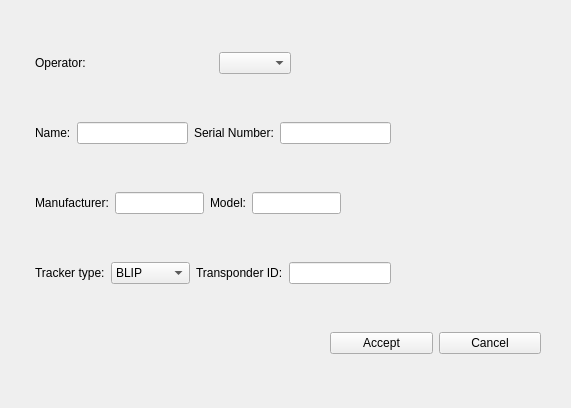
<?xml version="1.0" encoding="UTF-8"?>
<ui version="4.0">
 <class>form_drone</class>
 <widget class="QWidget" name="form_drone">
  <property name="geometry">
   <rect>
    <x>0</x>
    <y>0</y>
    <width>571</width>
    <height>408</height>
   </rect>
  </property>
  <property name="windowTitle">
   <string>Form</string>
  </property>
  <layout class="QVBoxLayout" name="verticalLayout">
   <property name="leftMargin">
    <number>30</number>
   </property>
   <property name="topMargin">
    <number>10</number>
   </property>
   <property name="rightMargin">
    <number>30</number>
   </property>
   <item>
    <layout class="QHBoxLayout" name="hlayout_operator" stretch="5,0">
     <property name="spacing">
      <number>3</number>
     </property>
     <property name="leftMargin">
      <number>5</number>
     </property>
     <property name="rightMargin">
      <number>250</number>
     </property>
     <item>
      <widget class="QLabel" name="lbl_operator">
       <property name="text">
        <string>Operator:</string>
       </property>
      </widget>
     </item>
     <item>
      <widget class="QComboBox" name="cb_operator"/>
     </item>
    </layout>
   </item>
   <item>
    <layout class="QHBoxLayout" name="hlayout_name">
     <property name="leftMargin">
      <number>5</number>
     </property>
     <property name="rightMargin">
      <number>150</number>
     </property>
     <item>
      <widget class="QLabel" name="lbl_name">
       <property name="text">
        <string>Name:</string>
       </property>
      </widget>
     </item>
     <item>
      <widget class="QLineEdit" name="le_name"/>
     </item>
     <item>
      <widget class="QLabel" name="lbl_sn">
       <property name="text">
        <string>Serial Number:</string>
       </property>
       <property name="wordWrap">
        <bool>false</bool>
       </property>
      </widget>
     </item>
     <item>
      <widget class="QLineEdit" name="le_sn"/>
     </item>
    </layout>
   </item>
   <item>
    <layout class="QHBoxLayout" name="hlayout_manufacturer">
     <property name="leftMargin">
      <number>5</number>
     </property>
     <property name="rightMargin">
      <number>200</number>
     </property>
     <item>
      <widget class="QLabel" name="lbl_manufacturer">
       <property name="text">
        <string>Manufacturer:</string>
       </property>
      </widget>
     </item>
     <item>
      <widget class="QLineEdit" name="le_manufacturer"/>
     </item>
     <item>
      <widget class="QLabel" name="lbl_model">
       <property name="text">
        <string>Model:</string>
       </property>
      </widget>
     </item>
     <item>
      <widget class="QLineEdit" name="le_model"/>
     </item>
    </layout>
   </item>
   <item>
    <layout class="QHBoxLayout" name="hlayout_tracker">
     <property name="leftMargin">
      <number>5</number>
     </property>
     <property name="rightMargin">
      <number>150</number>
     </property>
     <item>
      <widget class="QLabel" name="lbl_tracker_type">
       <property name="text">
        <string>Tracker type:</string>
       </property>
      </widget>
     </item>
     <item>
      <widget class="QComboBox" name="cb_tracker_type">
       <item>
        <property name="text">
         <string>BLIP</string>
        </property>
       </item>
       <item>
        <property name="text">
         <string>GCS-API</string>
        </property>
       </item>
      </widget>
     </item>
     <item>
      <widget class="QLabel" name="lbl_transponder_id">
       <property name="text">
        <string>Transponder ID:</string>
       </property>
      </widget>
     </item>
     <item>
      <widget class="QLineEdit" name="le_transponder_id"/>
     </item>
    </layout>
   </item>
   <item>
    <layout class="QHBoxLayout" name="hlayout_btn_drone">
     <property name="leftMargin">
      <number>300</number>
     </property>
     <item>
      <widget class="QPushButton" name="btn_accept">
       <property name="text">
        <string>Accept</string>
       </property>
      </widget>
     </item>
     <item>
      <widget class="QPushButton" name="btn_cancel">
       <property name="text">
        <string>Cancel</string>
       </property>
      </widget>
     </item>
    </layout>
   </item>
  </layout>
 </widget>
 <resources/>
 <connections/>
</ui>
